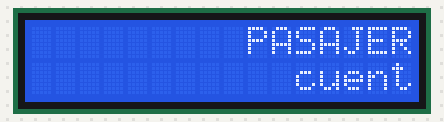
Bench run of a sketch on a simulated Arduino Uno, built with avr-gcc and run on an emulated ATmega328P. On the bench: 16×2 character LCD.

Above: at 0.1 s.
At 4.1 s:
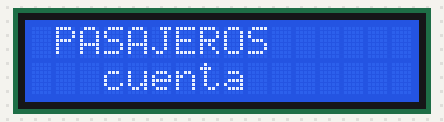
At 8.7 s:
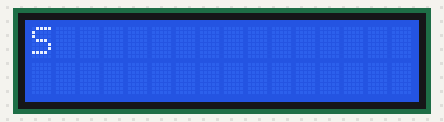
At 19.7 s:
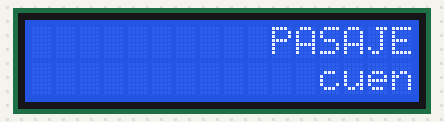
At 28.2 s:
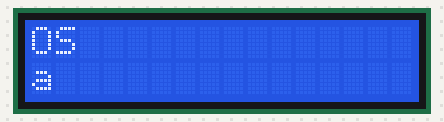
At 39.2 s:
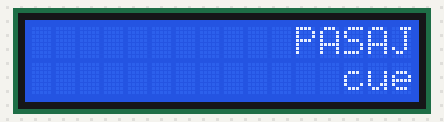

The sketch:

Pantalla.ino
```cpp
#include <Wire.h>
#include <LiquidCrystal_I2C.h>

//Crear el objeto lcd  dirección  0x27 y 16 columnas x 2 filas
LiquidCrystal_I2C lcd(0x3F,16,2);  //

void setup() {
  // Inicializar el LCD
  lcd.init();

  //Encender la luz de fondo.
  lcd.backlight();

  // Escribimos el Mensaje en el LCD en una posición  central.
  lcd.setCursor(10, 0);
  lcd.print("PASAJEROS");
  lcd.setCursor(4, 1);
  lcd.print("        cuenta");
}

void loop() {
  //desplazamos una posición a la izquierda
  lcd.scrollDisplayLeft();
  delay(500);
}
```

Measured:
- what the display in image 1 shows lasts 0.5 s, from 4.1 s to 4.6 s
